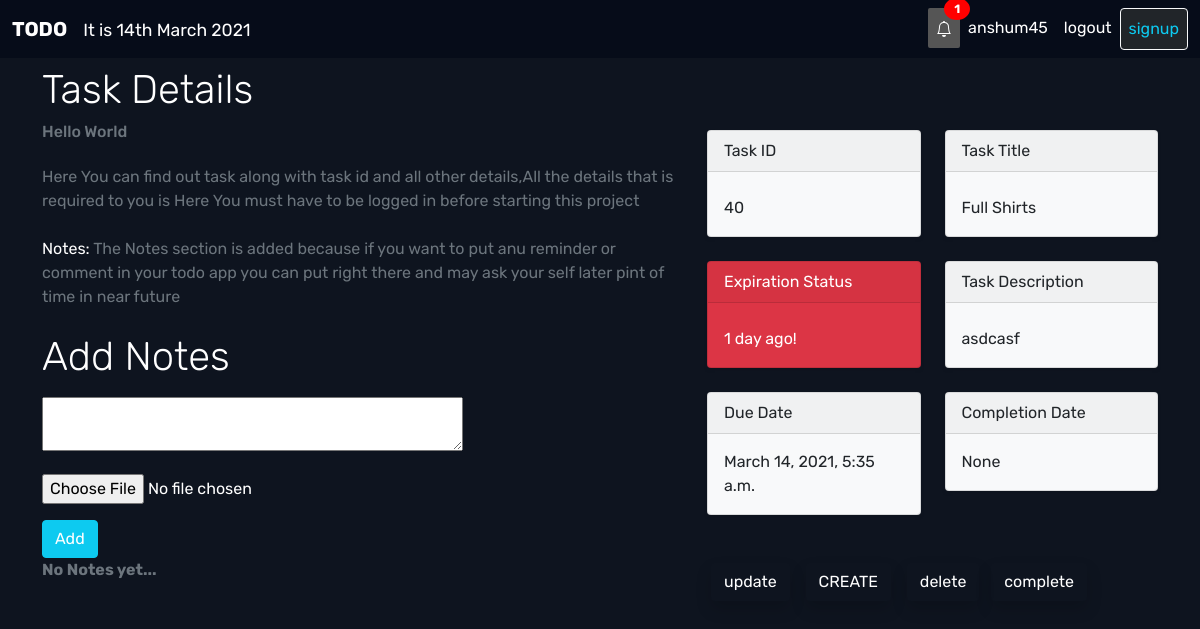
Screenshot of /task/40 (signed in) with the database file from the repository.
### todoapp/models.py (models this page shows, shortened)
class ToDo(models.Model):
    title = models.CharField(max_length=10000)
    created_at = models.DateTimeField(auto_now_add=timezone.now())
    modified_at = models.DateTimeField(auto_now=timezone.now())
    completed_at = models.DateTimeField(auto_now_add=False,null=True)
    due_date  = models.DateTimeField(auto_now_add=False,null=False,blank=False,default=timezone.now())
    description = models.TextField()
    important = models.BooleanField(default=False)
    user = models.ForeignKey(User, on_delete=models.CASCADE)
    def __str__(self) -> str:
        return self.title

### todoapp/views.py (the view, shortened to what this page needs)
# urls.py: path('task/<slug:pk>',ToDoDetailView.as_view(),name="detail"),
class ToDoDetailView(LoginRequiredMixin,DetailView):
    template_name = 'todoapp/task_detail.html'
    login_url = reverse_lazy('login')
    model = ToDo
    def get_context_data(self, **kwargs):
        context = super().get_context_data(**kwargs)
        context['item'] = ToDo.objects.get(id=self.kwargs['pk'])
        comments_connected = Notes.objects.filter(todo=self.get_object()).order_by('-created_at')
        context['comments'] = comments_connected
        if self.request.user.is_authenticated:
            context['form'] = NotesForm(instance=self.request.user)
        print("context['item']",context['item'])
        return context

### todoapp/forms.py
class NotesForm(ModelForm):
	description = forms.CharField(widget=forms.Textarea(attrs={'rows': 2, 'cols': 40}))
	class Meta:
		model = Notes
		fields = ['description','file']
	def __init__(self,*args, **kwargs ) -> None:
		super().__init__(*args, **kwargs)
		self.fields['description'].widget.attrs.update({'class': 'mb-0'})

### todoapp/templatetags/todoapp_filters.py (called while the page is built)
@register.filter(name='all_set')
def all_set(value):
    delta = value.due_date - timezone.now()
    if delta.days == 0:
        return "Today!"
    elif delta.days < 1:
        return "%s %s ago!" % (abs(delta.days),
            ("day" if abs(delta.days) == 1 else "days"))
    elif delta.days == 1:
        return "Tomorrow"
    elif delta.days > 1:
        return "In %s days" % delta.days

@register.filter(name='total_tasks')
def total_tasks(tasks):
    count = 0
    for task in tasks:
        if task.completed_at is  None:
            count = count+1
    return count

### todoapp/templates/todoapp/task_detail.html (shortened to what this page needs)
{% extends 'base.html' %}
{% load todoapp_filters %}
{% load crispy_forms_tags %}
{%block content %}
<div class="container mt-2">
    <h4 class="text-white display-6 strong">Task Details</h4>
    <div class="row">
        <div class="col-md-7 col-11 col-mb-2">
            <div class="content">
                <h6 class=" text-muted mb-4">Hello World</h6>
                <p class="text-muted mb-4">
                    Here You can find out task along with task id and all other details,All the details that is required to you is Here
                    You must have to be logged in before starting this project
                </p>
                <p class="text-white mb-4">
                    <span class="text-white">
                        Notes:
                    </span>
                    <span class="text-muted">
                        The Notes section is added because if you want to put anu reminder or comment in your todo app you can put right there
                        and may ask your self later pint of time in near future
                    </span>
                </p>
                <h2 class="display-6 strong text-white">Add Notes</h2>
            <div id="comments_section text-white">
                {% if user.is_authenticated %}
                <form method="POST" enctype="multipart/form-data" action="">
                    <div class="form-group">
                        {% for field in form %}
                        <div class="my-3 text-white">
                            {{ field }}
                        </div>
                        {% endfor %}
                        <button class="btn btn-info text-white" type="submit">Add </button>
                    </div>
                </form>
                {% else %}
                <a class="btn btn-outline-info" href="{% url 'login' %}?next={{request.path}}">Log in to add a
                    comment!</a><br>
                {% endif %}
                {% if comments %}
                <strong>{{object}}</strong>
                <strong class="text-secondary text-white">{{ object.number_of_comments }}
                    Comment{{object.number_of_comments|pluralize }}</strong>
                <hr>
                <ul>
                    {% for comment in comments %}
                    <li>
                        <div>
                            <span>
                                <strong class="text-info">{{ comment.user }} </strong>
                                <small class="text-muted">{{ comment.created_at }}</small>
                            </span>
                            <p class="text-white">
                                {{ comment.description|safe }}
                                {% if comment.file %}
                            <div class="rounded">
                                <img src="{{ comment.file.url}}" alt="connect" style="max-height:100px;max-width:100px">
                            </div>
                            {% else %}
                            <p class="text-white">No Image found</p>
                            {% endif %}
                            </p>
                        </div>
                    </li>
                    {% endfor %}
                </ul>
                {% else %}
                <strong class="text-secondary">No Notes yet...</strong>
                {% endif %}
            </div>
            </div>
        </div>
        <div class="col-md-5 col-11 mx-auto">
            <div class="row mt-2 ">
                <div class="col-md-12  col-lg-6 ">
                    <div class="content  shadow-sm headline ">
                        <div class="card text-dark bg-light mb-3" style="max-width: 18rem;">
                            <div class="card-header">Task ID</div>
                            <div class="card-body">
                                <p class="card-text">{{item.id}}</p>
                            </div>
                        </div>
                    </div>
                </div>
                <div class="col-md-12 col-lg-6 ">
                    <div class="content shadow-sm headline ">
                        <div class="card text-dark bg-light mb-3" style="max-width: 18rem;">
                            <div class="card-header">Task Title</div>
                            <div class="card-body">
                                <p class="card-text">{{item.title}}</p>
                            </div>
                        </div>
                    </div>
                </div>
            </div>
            <div class="row mt-2 ">
                <div class="col-md-12 col-lg-6 ">
                    <div class="content shadow-sm headline">
                        <div class="card text-white {% if 'ago!' in item|all_set %} bg-danger {% else %} bg-success {%endif %} mb-3"
                            style="max-width: 18rem;">
                            <div class="card-header">Expiration Status</div>
                            <div class="card-body">
                                <p class="card-text">{{ item |all_set}}</p>
                            </div>
                        </div>
                    </div>
                </div>
                <div class="col-md-12 col-lg-6 ">
                    <div class="content shadow-sm headline">
                        <div class="card text-dark bg-light mb-3" style="max-width: 18rem;">
                            <div class="card-header">Task Description</div>
                            <div class="card-body">
                                <p class="card-text">{{item.description}}</p>
                            </div>
                        </div>
                    </div>
                </div>
            </div>
            <div class="row mt-2">
                <div class="col-md-12 col-lg-6 ">
                    <div class="content shadow-sm headline">
                        <div class="card text-dark bg-light mb-3" style="max-width: 18rem;">
                            <div class="card-header">Due Date</div>
                            <div class="card-body">
                                <p class="card-text">{{item.due_date}}</p>
                            </div>
                        </div>
                    </div>
                </div>
                <div class="col-md-12 col-lg-6 ">
                    <div class="content shadow-sm headline">
                        <div class="card text-dark bg-light mb-3" style="max-width: 18rem;">
                            <div class="card-header">Completion Date</h5>
                            </div>
                            <div class="card-body">
                                <p class="card-text">{{item.completed_at}}
                                </p>
                            </div>
                        </div>
                    </div>
                </div>
            </div>
            <div class="row">
                <div class="col-md-12 ">
                    <div class="">
                        <p class="mt-3  py-3">
                            <a class="btn btn-style shadow text-white mx-1" href="{% url 'update' pk=item.id %}">update</a>
                            <a class="btn btn-style mx-2 shadow text-white text-uppercase" aria-current="page" href="{% url 'newtask' %}">create</a>
                            <a class="btn btn-style text-white shadow mx-1" href="{% url 'delete' pk=item.id %}">delete</a>
                            {% if not item.completed_at %}
                            <a class="btn btn-style shadow text-white mx-1" href="{% url 'complete' item.id %}">complete</a>
                            {% endif %}
                        </p>
                    </div>
                </div>
            </div>
        </div>
    </div>
</div>
{% endblock %}

### todoapp/templates/todoapp/navbar.html (shortened to what this page needs)
<nav class="navbar navbar-expand-lg" style="background-color: #060c19;">
    <div class="container-fluid">
      <a class="navbar-brand mr-ato text-white" href="{% url 'home' %}"><strong>TODO</strong> </a>
      <span class="text-white navbar-brand  p-0" > <small>It is {% now "jS F Y " %}</small> </span>
      <div class="collapse navbar-collapse" id="navbarNav">
        <ul class="navbar-nav ms-auto">
          {% if user.is_authenticated %}
          {% include 'todoapp/notification.html' %}
          <li class="nav-item mx-auto">
            <a class="nav-link text-white" aria-current="page" href="#">{{user}}</a>
          </li>
          <li class="nav-item mx-auto">
            <a class="nav-link text-white" aria-current="page" href="{% url 'logout' %}">logout</a>
          </li>
          {% else %}
          <li class="nav-item mx-auto">
            <a class="nav-link text-white" aria-current="page" href="{% url 'login' %}">login</a>
          </li>
          {% endif %}
          <li class="nav-item mx-auto">
            <a class="nav-link btn btn-dark btn-outline-light text-info" aria-current="page" href="{% url 'signup' %}">signup</a>
          </li>
        </ul>
      </div>
    </div>
  </nav>

### todoapp/templates/todoapp/notification.html (shortened to what this page needs)
{% load todoapp_filters %}
<li class="nav-item mx-auto">
  <a class="nav-link text-white notification" id="bell-notification" aria-current="page" href="#">
    <span>
    </span>
    <span class="badge badge-light ">{{user.todo_set.all|total_tasks}}</span>
  </a>
</li>

### todoapp/static/style.css (style rules this page uses)
body { background-color: #0e141f; font-family: 'Rubik', sans-serif; }
.notification { background-color: #555; color: white; text-decoration: none; padding: 15px 26px; position: relative; display: inline-block; border-radius: 2px; }
.notification .badge { position: absolute; top: -10px; right: -10px; padding: 5px 10px; border-radius: 50%; background: red; color: white; }

### rows the page displays
ToDo: id "40", title "Full Shirts", due_date "1 day ago!", description "asdcasf", due_date "March 14, 2021, 5:35 a.m.", completed_at "None"

### other values shown
{{ user.todo_set.all|total_tasks }} "1"
{{ user }} "anshum45"
